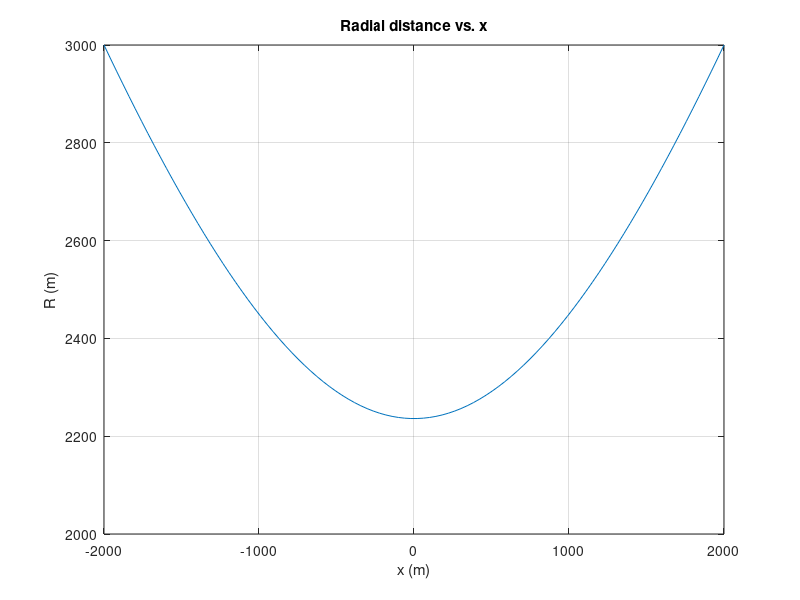
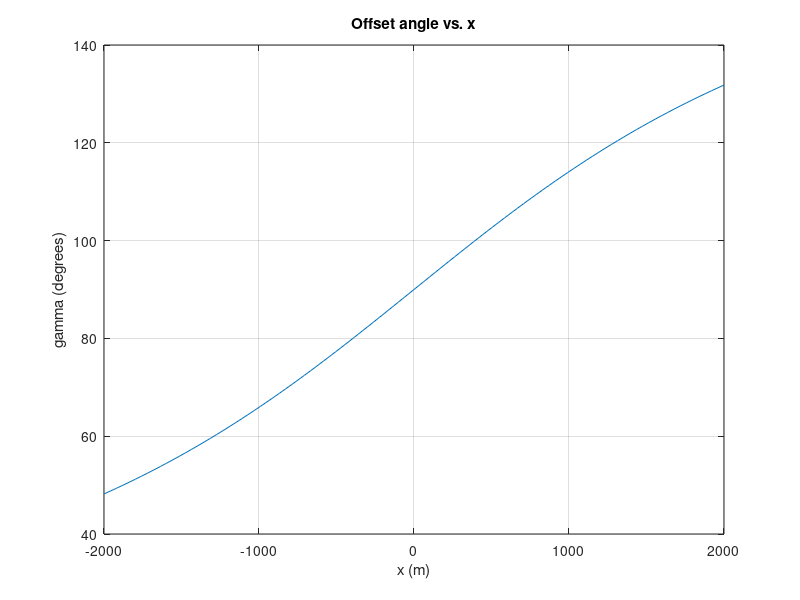
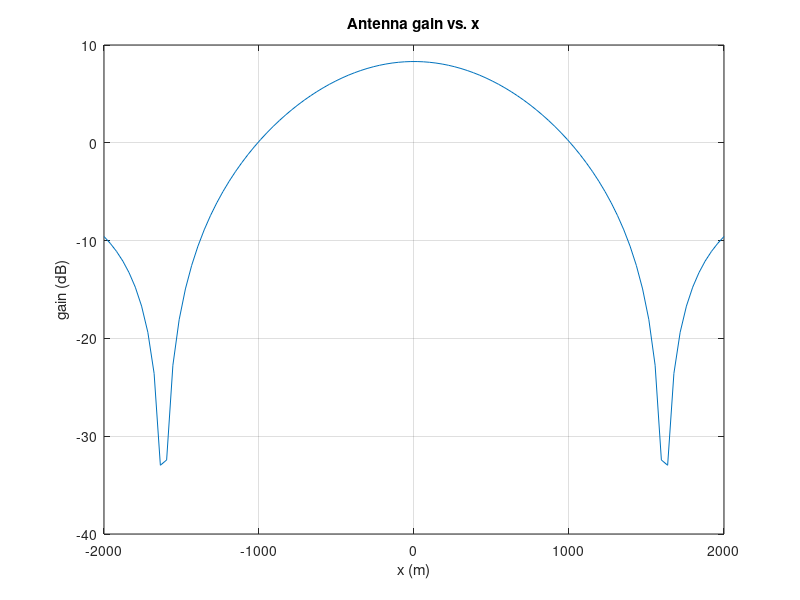
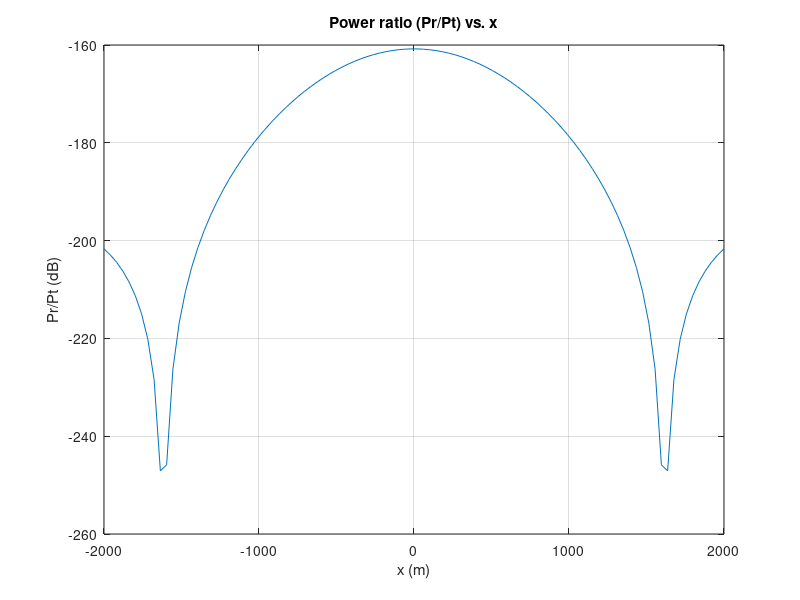

Recreate these plots in MATLAB, in order.
% EECS725 Homework 1

clear;
close all;
hold off;

% Universal constants
c = 3e8;           % speed of light (m/s)

% Problem constraints
f      = 1e9;      % carrier frequency (hz)
l_x    = 50 / 100; % antenna array width (m)
l_y    = 10 / 100; % antenna array height (m)
v_x    = 90;       % x speed (m/s)
h      = 1000;     % elevation (m)
offset = -2000;    % target offset (m)
sigma  = 1;        % target rcs (m^2)

x = linspace(-2000,2000,100);   % position vectors (m)

%% Problem 1
% Compute radial distance
R = sqrt(h^2 + offset^2 + x.^2); % radial distance (m)

figure(1);
plot(x,R);
grid on;
axis([-2000 2000 2000 3000]);
title('Radial distance vs. x');
xlabel('x (m)');
ylabel('R (m)');

%% Problem 2
% Compute offset angle between aircraft vector and radial vector
gamma = acos(-x./R); % offset angle (radians)

figure(2);
plot(x,gamma*180/pi);
grid on;
axis([-2000 2000 40 140]);
title('Offset angle vs. x');
xlabel('x (m)');
ylabel('gamma (degrees)');

%% Problem 3
% Compute target elevation (theta) relative to dish orientation
theta = acos(h./R) - pi/4; % (radians) subtract 45 degrees for dish tilt
phi   = atan2(-offset,-x) - pi/2; % (radians) rotate phi -90 degrees to align to antenna vector

lambda = c/f;           % wavelength (m)
beta_xz = lambda / l_x; % 3dB BW (radians)
beta_yz = lambda / l_y; % 3dB BW (radians)
beta_phi = beta_xz;
beta_theta = beta_yz;
Aeff = l_x * l_y;       % effective antenna array area (m^2)
Go = ((4*pi)/(lambda^2))*Aeff; % max antenna gain
G = Go * (sin(2.773.*theta/beta_theta)./(2.773.*theta/beta_theta)).^2 ...
      .* (sin(2.773.*phi  /beta_phi)  ./(2.773.*phi  /beta_phi))  .^2;

figure(3);
plot(x,10*log10(G));
grid on;
title('Antenna gain vs. x');
xlabel('x (m)');
ylabel('gain (dB)');

%% Problem 4
% Compute power ratio of received to transmit power from target reflection
PrPt = (G.^2)*(lambda^2)*sigma ./ ( (4*pi)^3 * R.^4 );

figure(4);
plot(x,10*log10(PrPt));
grid on;
title('Power ratio (Pr/Pt) vs. x');
xlabel('x (m)');
ylabel('Pr/Pt (dB)');

%% Problem 5
% Compute Doppler shift
f_d = 2 * v_x * cos(gamma)/lambda; % alternative calculation

% Alternative calculation for Doppler shift calc (dR/dt)
v_r = v_x * x./R; % radial velocity (m/s) = (dR/dx)(dx/dt)
f_d2 = (2*v_x.*-x)./(lambda*R);

figure(5)
plot(x,f_d);
hold on
plot(x,f_d2);
grid on;
title('Doppler shift vs. x');
xlabel('x (m)');
ylabel('Doppler shift (hz)');


